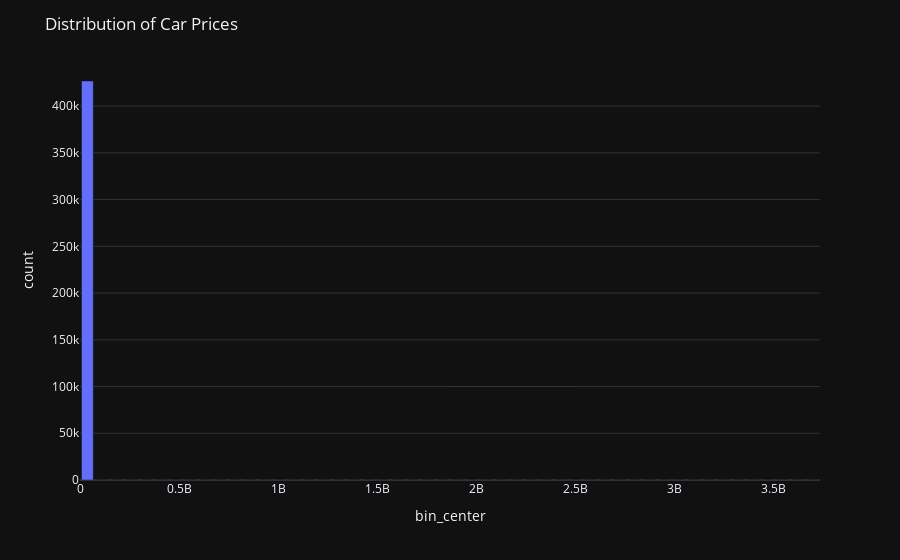

Write notebook code for a chart like this one.
### Markdown cell above
***Interpretation:*** Above, I calculated the total number of null values and their percentage for each column in the dataset. The resulting dataframe is sorted by the total number of nulls in descending order, the variable with the highest number of nulls will appear first.

If I drop all missing entries, the resulting dataframe will have `34,868` rows, a significant reduction from the original `426,880` rows. First, I will consider removing the unnecessary columns, and then try again removing the missing entries to validate the amount of data we have left. Based on that result, I will decide which is a better approach if removing the missing entries or fill the data with the mode, mean, or any other value.

The `size` column has the highest number of null values, missing `71.8%` of its entries, which indicates that it may not be a reliable feature for modeling. The `cylinders` column is missing `41.6%` of its entries, which is also a significant amount of missing data. The `condition` column is missing `40.79%` of entries, also a significant amount. The `drive` and `paint_color` columns are missing `30.5%` of entries. The `type` column is missing `21.8%` of entries. The other columns are missing less than `5%` of their entries, which may be more manageable.

I will handle the missing data as follows:
- I will drop the `size` column, as it has the highest number of null values, missing `71.8%` of its entries, which indicates that it may not be a reliable feature for modeling.
- For `cylinders`, since is missing `41.6%` of values, if I fill the data with the mode (most common value), it could reduce the variance of the data and cause potential bias. This is a categorical variable, one of the possible values is `other`, I will assign `other` to all missing entries.
- The `condition` column is also missing significant amount of entries `40.79%`.  This is also a categorical column, I will create a new categorical value called `unknown` and fill the missing values with it. The model will learn if the absence of this information has an impact on price.
- For `drive`, it's missing a significant amount of entries `30.6%`. This is also a categorical column, I will create a new categorical value called `unknown` and fill the missing values with it. The model will learn if the absence of this information has an impact on price.
- For `paint_color` column, the value varies by brand and year. I will create new categorical value called `unknown` and fill the missing values with it.
- For `type`, I will also consider filling the missing values with value `other`, which is a value already present in the column.
- For other columns with less than `5%` missing values, I will consider removing the rows with missing values.

### Code cell
counts, bin_edges = np.histogram(df['price'], bins=50)
bin_centers = (bin_edges[:-1] + bin_edges[1:]) / 2

agg_df = pd.DataFrame({"bin_center": bin_centers, "count": counts})
fig = px.bar(agg_df, x="bin_center", y="count")
fig.update_layout(title='Distribution of Car Prices')
fig.show()

### Figure 1 — Plotly figure (JSON) as saved in the notebook; plotly's stock layout.template omitted (floating-point values rounded to 4 significant figures)
{"data": [{"alignmentgroup": "True", "hovertemplate": "bin_center=%{x}<br>count=%{y}<extra></extra>", "legendgroup": "", "marker": {"color": "#636efa", "pattern": {"shape": ""}}, "name": "", "offsetgroup": "", "orientation": "v", "showlegend": false, "textposition": "auto", "x": [37370000.0, 112100000.0, 186800000.0, 261600000.0, 336300000.0, 411100000.0, 485800000.0, 560500000.0, 635300000.0, 710000000.0, 784800000.0, 859500000.0, 934200000.0, 1009000000.0, 1084000000.0, 1158000000.0, 1233000000.0, 1308000000.0, 1383000000.0, 1457000000.0, 1532000000.0, 1607000000.0, 1682000000.0, 1756000000.0, 1831000000.0, 1906000000.0, 1981000000.0, 2055000000.0, 2130000000.0, 2205000000.0, 2280000000.0, 2354000000.0, 2429000000.0, 2504000000.0, 2578000000.0, 2653000000.0, 2728000000.0, 2803000000.0, 2877000000.0, 2952000000.0, 3027000000.0, 3102000000.0, 3176000000.0, 3251000000.0, 3326000000.0, 3401000000.0, 3475000000.0, 3550000000.0, 3625000000.0, 3700000000.0], "xaxis": "x", "y": [426860, 9, 0, 0, 0, 0, 0, 0, 0, 0, 0, 0, 0, 2, 2, 0, 1, 0, 1, 0, 0, 0, 0, 0, 0, 0, 0, 0, 0, 0, 0, 0, 0, 0, 0, 0, 0, 0, 0, 0, 3, 0, 0, 0, 0, 0, 0, 0, 0, 2], "yaxis": "y", "type": "bar"}], "layout": {"xaxis": {"anchor": "y", "domain": [0.0, 1.0], "title": {"text": "bin_center"}}, "yaxis": {"anchor": "x", "domain": [0.0, 1.0], "title": {"text": "count"}}, "legend": {"tracegroupgap": 0}, "margin": {"t": 60}, "barmode": "relative", "title": {"text": "Distribution of Car Prices"}}}
